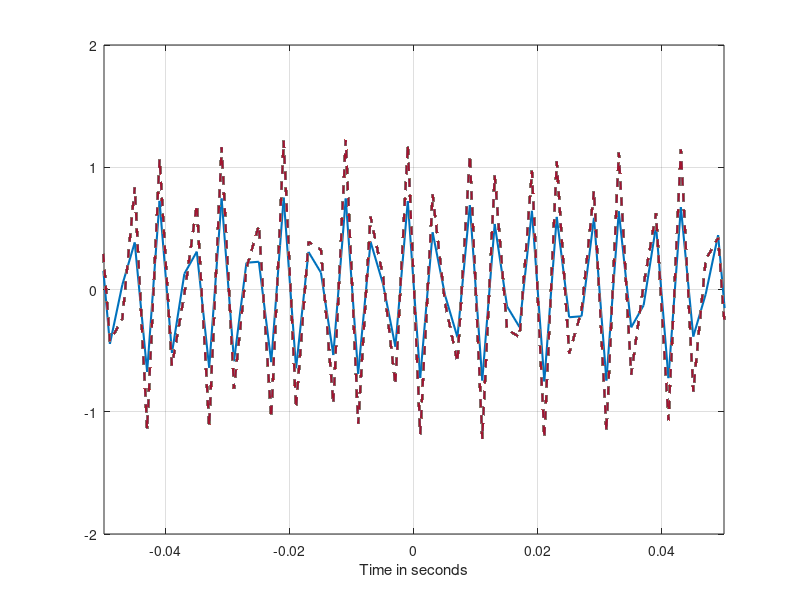
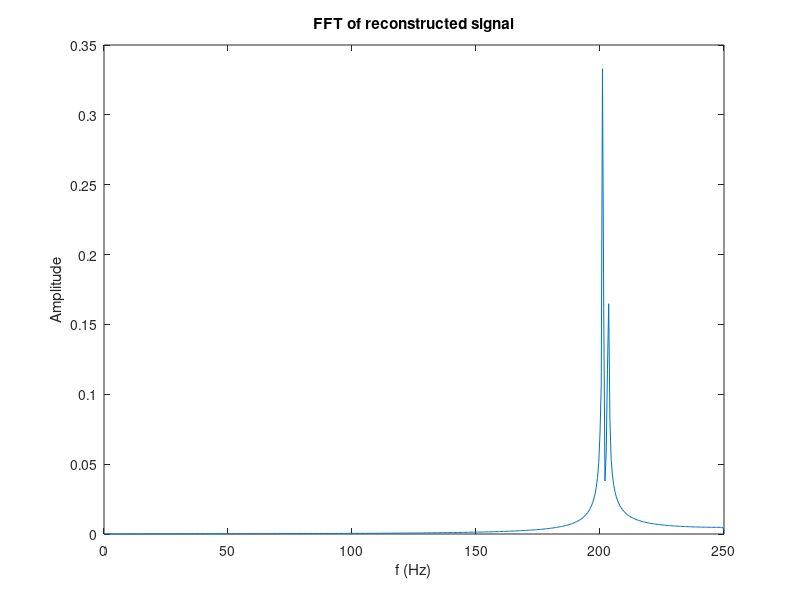
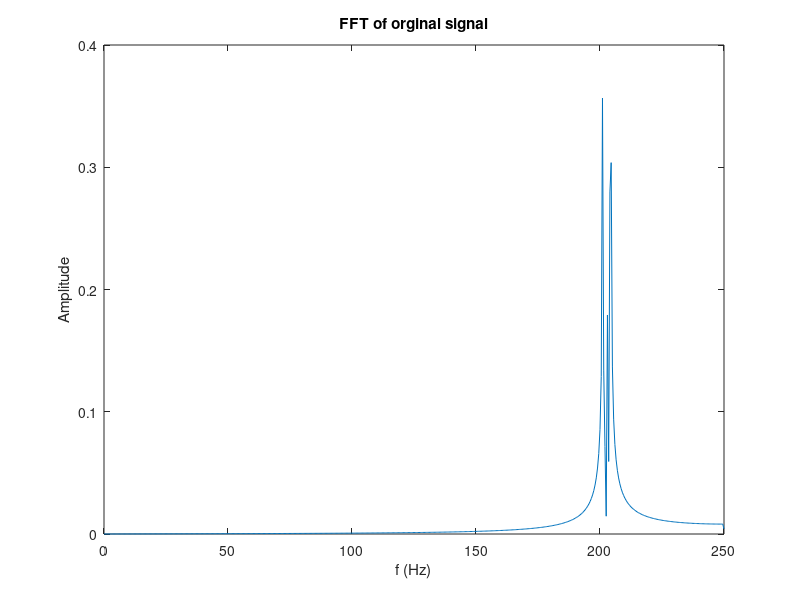

The MATLAB script that drew these images, in order:
%Sampling frequency is fs=8Hz, since fs>=2(Fh-Fl)

fs=8;
N=10;
Ts = 1/fs;
tn = Ts*(-N:1:N);
tdash=tn';

randn('state',2)
a=0.25*randn(4,1);
s=zeros(2*N+1,1);
%formula to construct signal with sum sin wave with frequency from 200 to 204
for i=1:4
    s1=a(i)*sin(2*pi*(200+i)*tdash);
    s=s+s1;
end

ss=zeros(1000,1);
t = -1:2/999:1;

for i=1:4
    s1=a(i)*sin(2*pi*(200+i)*t);
    ss=ss+s1;
end


%M =2Fm/8; So M=51
M=51;
xh = 0;
%Formula for computing reconstuction of bandpass signal 
for i = 1:(2*N+1),
    n = i - N - 1;
    tw1 = M*(t - n*Ts)/Ts;
    tw2 = (M-1)*(t - n*Ts)/Ts;
    xh = xh + s(i)*(M*sinc(tw1(:)) -  (M-1)*sinc( tw2(:) ));
end

%Plot of both orginal and reconstucted
plot(t,xh,'-','linewidth',1.5)
hold on;
plot(t,ss','--','linewidth',1.5)
axis([-0.05 0.05 -2 2])
xlabel('Time in seconds')
grid

%FFT of reconstructed signal
Y = fft(xh);
L=1000;
P2 = abs(Y/L);
P1 = P2(1:L/2+1);
figure
Fs=500;
f = Fs*(0:(L/2))/L;
P1(2:end-1) = 2*P1(2:end-1);
plot(f,P1) 
title('FFT of reconstructed signal')
xlabel('f (Hz)')
ylabel('Amplitude')

%FFT of orginal signal
Y1=fft(ss(1,:));
P2 = abs(Y1/L);
P1 = P2(1:L/2+1);
figure
Fs=500;
f = Fs*(0:(L/2))/L;
P1(2:end-1) = 2*P1(2:end-1);
plot(f,P1) 
title('FFT of orginal signal')
xlabel('f (Hz)')
ylabel('Amplitude')












